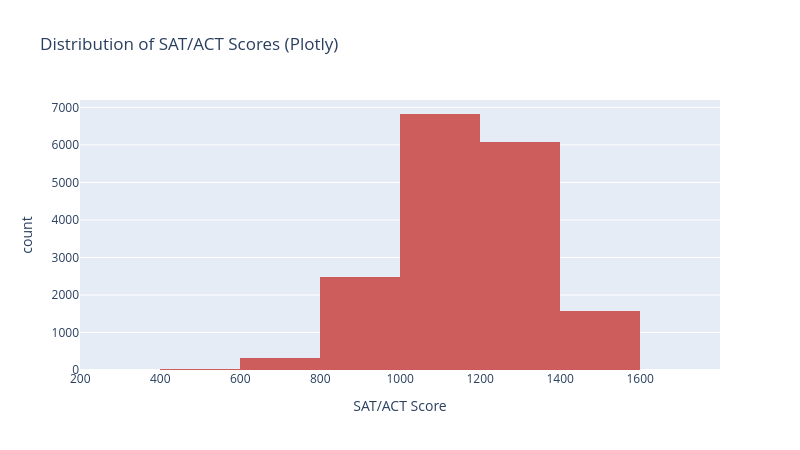

This figure's notebook cell:
### Markdown cell above
### 2c. Plotly (interactive)

### Code cell
# Plotly histogram: hover over the tallest bar to see the exact score range and count
fig = px.histogram(df, x='SAT_ACT', nbins=10,
                   labels={'SAT_ACT': 'SAT/ACT Score'},
                   title='Distribution of SAT/ACT Scores (Plotly)',
                   color_discrete_sequence=['indianred'], width=800, height=450)
fig.show()

### Figure 1 — Plotly figure (JSON) as saved in the notebook; plotly's stock layout.template omitted (floating-point values rounded to 4 significant figures; data arrays with more than 128 entries replaced by an {"elided": "..."} marker saying what was removed)
{"data": [{"bingroup": "x", "hovertemplate": "SAT/ACT Score=%{x}<br>count=%{y}<extra></extra>", "legendgroup": "", "marker": {"color": "indianred", "pattern": {"shape": ""}}, "name": "", "nbinsx": 10, "orientation": "v", "showlegend": false, "type": "histogram", "x": {"elided": "17339 int values"}, "xaxis": "x", "yaxis": "y"}], "layout": {"barmode": "relative", "height": 450, "legend": {"tracegroupgap": 0}, "title": {"text": "Distribution of SAT/ACT Scores (Plotly)"}, "width": 800, "xaxis": {"anchor": "y", "domain": [0, 1], "title": {"text": "SAT/ACT Score"}}, "yaxis": {"anchor": "x", "domain": [0, 1], "title": {"text": "count"}}}}
